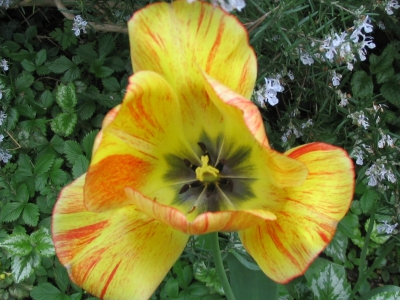
#> input picture Inteligencia Artificial 2/images/flower.bmp, 400 x 300 px
$ python RegresionLogistica.py
#> lines starting #> are read from the running program, lines starting #| are printed output that depends on the picture; after the words box and inside, x2 and y2 are one past the last pixel; in counts of white or black regions, pixels touching at a corner belong together
### Código base #################################################
from mpl_toolkits.mplot3d import Axes3D
import matplotlib.pyplot as plt
from PIL import Image
import numpy
import sklearn.linear_model

image = 'flower.bmp'

## Leer las imágenes
Img = Image.open('images/'+image)
#> Img is the input picture: PIL image 400x300 RGB; mean R, G, B 114.1, 113.8, 52
Img_marcas = Image.open('bordes_mr/'+image)
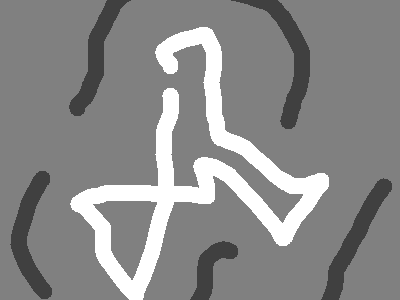
#> input picture Inteligencia Artificial 2/bordes_mr/flower.bmp, 400 x 300 px
#> Img_marcas is the input picture: PIL image 400x300 L; min 64, max 255, mean 138.4
#Img.show()
#Img_marcas.show()
Img = numpy.array(Img)
Img_marcas = numpy.array(Img_marcas)

## Vectorizar las imágenes
nrows,ncols,nch = Img.shape
#> nrows = 300; ncols = 400; nch = 3
Ximg = numpy.reshape(Img,(nrows*ncols,nch))
Ximgm = numpy.reshape(Img_marcas,(nrows*ncols))
print(numpy.unique(Ximgm))
#| [ 64 128 255]

## Graficar
fig = plt.figure()
ax = fig.add_subplot(111, projection='3d')
ax.scatter(Ximg[Ximgm==64,0], Ximg[Ximgm==64,1], Ximg[Ximgm==64,2], c='r', marker='*')
ax.scatter(Ximg[Ximgm==255,0],Ximg[Ximgm==255,1], Ximg[Ximgm==255,2], c='b', marker='o')
ax.set_xlabel('R')
ax.set_ylabel('G')
ax.set_zlabel('B')
plt.show()
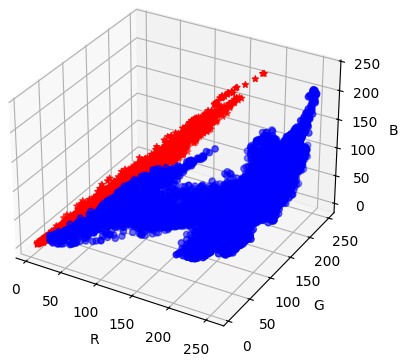
#> figure drawn by matplotlib, 1 panel

#Datos de entrenamiento
Xobj = Ximg[Ximgm==255,:]
Xfon = Ximg[Ximgm==64,:]
XX = numpy.concatenate((Xobj,Xfon))
Y = numpy.concatenate((numpy.ones(len(Xobj))*255,numpy.ones(len(Xfon))*64))

##Regresion Logistica
rl = sklearn.linear_model.LogisticRegression()
rl.fit(XX,Y)
nuevasMarcas = rl.predict(Ximg)
Image.fromarray(numpy.reshape(nuevasMarcas,(nrows,ncols))).show()
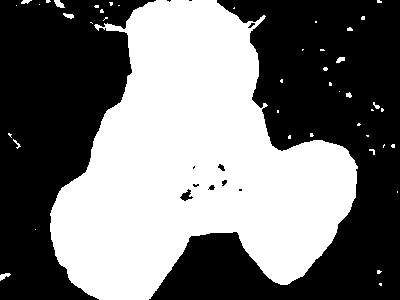
#> shown: PIL image 400x300 F; values 64 (black) and 255 (white), 46.1% white; 44 white regions (35 under 20 px), largest, box (x1, y1, x2, y2) and area: (50, 0, 358, 300) 54677, (54, 0, 65, 8) 54, (0, 273, 11, 281) 47
